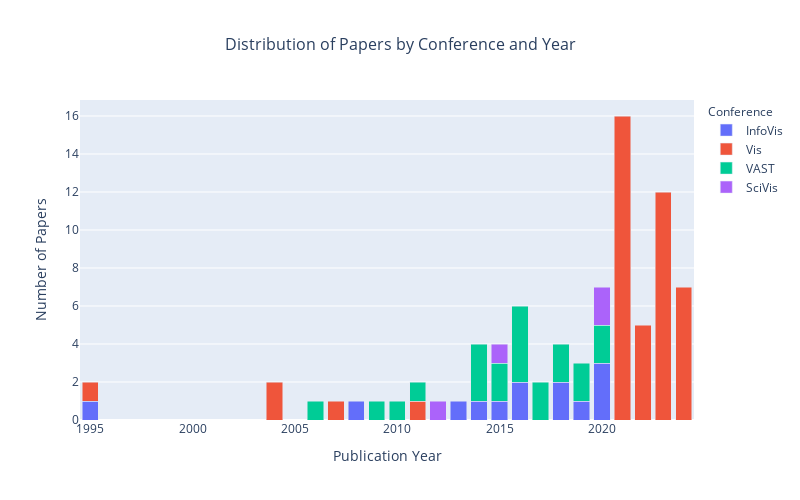

The cell this chart's notebook holds for it:
### Code cell
# Create stacked bar chart showing paper count by conference and year
conf_year_dist = df.groupby(['Year', 'Conference']).size().reset_index(name='count')

# Create stacked bar chart using plotly
fig = px.bar(
    conf_year_dist,
    x='Year',
    y='count',
    color='Conference',
    title='Distribution of Papers by Conference and Year',
    labels={
        'Year': 'Publication Year',
        'count': 'Number of Papers',
        'Conference': 'Conference'
    },
    width=800,
    height=500
)

# Update layout
fig.update_layout(
    title_x=0.5,
    title_font_size=16,
    xaxis_title_font_size=14, 
    yaxis_title_font_size=14,
    xaxis_tickfont_size=12,
    yaxis_tickfont_size=12,
    legend_title_font_size=12,
    barmode='stack'
)

fig

### Figure 1 — Plotly figure (JSON) as saved in the notebook; plotly's stock layout.template omitted (floating-point values rounded to 4 significant figures)
{"data": [{"hovertemplate": "Conference=InfoVis<br>Publication Year=%{x}<br>Number of Papers=%{y}<extra></extra>", "legendgroup": "InfoVis", "marker": {"color": "#636efa", "pattern": {"shape": ""}}, "name": "InfoVis", "orientation": "v", "showlegend": true, "textposition": "auto", "type": "bar", "x": [1995, 2008, 2013, 2014, 2015, 2016, 2018, 2019, 2020], "xaxis": "x", "y": [1, 1, 1, 1, 1, 2, 2, 1, 3], "yaxis": "y"}, {"hovertemplate": "Conference=Vis<br>Publication Year=%{x}<br>Number of Papers=%{y}<extra></extra>", "legendgroup": "Vis", "marker": {"color": "#EF553B", "pattern": {"shape": ""}}, "name": "Vis", "orientation": "v", "showlegend": true, "textposition": "auto", "type": "bar", "x": [1995, 2004, 2007, 2011, 2021, 2022, 2023, 2024], "xaxis": "x", "y": [1, 2, 1, 1, 16, 5, 12, 7], "yaxis": "y"}, {"hovertemplate": "Conference=VAST<br>Publication Year=%{x}<br>Number of Papers=%{y}<extra></extra>", "legendgroup": "VAST", "marker": {"color": "#00cc96", "pattern": {"shape": ""}}, "name": "VAST", "orientation": "v", "showlegend": true, "textposition": "auto", "type": "bar", "x": [2006, 2009, 2010, 2011, 2014, 2015, 2016, 2017, 2018, 2019, 2020], "xaxis": "x", "y": [1, 1, 1, 1, 3, 2, 4, 2, 2, 2, 2], "yaxis": "y"}, {"hovertemplate": "Conference=SciVis<br>Publication Year=%{x}<br>Number of Papers=%{y}<extra></extra>", "legendgroup": "SciVis", "marker": {"color": "#ab63fa", "pattern": {"shape": ""}}, "name": "SciVis", "orientation": "v", "showlegend": true, "textposition": "auto", "type": "bar", "x": [2012, 2015, 2020], "xaxis": "x", "y": [1, 1, 2], "yaxis": "y"}], "layout": {"barmode": "stack", "height": 500, "legend": {"title": {"font": {"size": 12}, "text": "Conference"}, "tracegroupgap": 0}, "title": {"font": {"size": 16}, "text": "Distribution of Papers by Conference and Year", "x": 0.5}, "width": 800, "xaxis": {"anchor": "y", "domain": [0, 1], "tickfont": {"size": 12}, "title": {"font": {"size": 14}, "text": "Publication Year"}}, "yaxis": {"anchor": "x", "domain": [0, 1], "tickfont": {"size": 12}, "title": {"font": {"size": 14}, "text": "Number of Papers"}}}}
